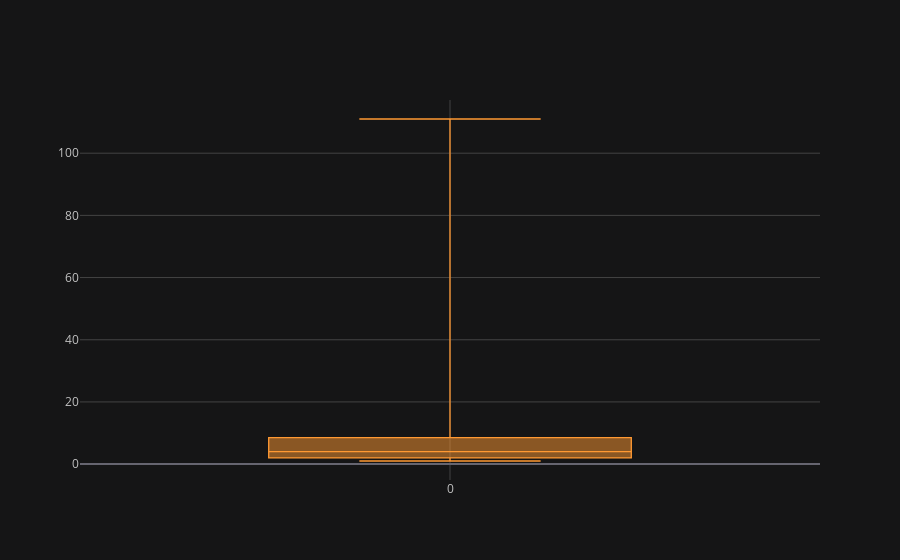

This figure's notebook cell:
### Code cell
df1 = pd.DataFrame([1,2,1,2,4,5,8,10,11,2,1,3,4,5,2,110,111])
df1.iplot(kind='box')

### Figure 1 — Plotly figure (JSON) as saved in the notebook; plotly's stock layout.template omitted (floating-point values rounded to 4 significant figures)
{"data": [{"boxpoints": false, "line": {"width": 1.3}, "marker": {"color": "rgba(255, 153, 51, 1.0)"}, "name": "0", "orientation": "v", "type": "box", "y": [1, 2, 1, 2, 4, 5, 8, 10, 11, 2, 1, 3, 4, 5, 2, 110, 111]}], "layout": {"legend": {"bgcolor": "#151516", "font": {"color": "#D9D9D9"}}, "paper_bgcolor": "#151516", "plot_bgcolor": "#151516", "title": {"font": {"color": "#D9D9D9"}}, "xaxis": {"gridcolor": "#434343", "showgrid": true, "tickfont": {"color": "#C2C2C2"}, "title": {"font": {"color": "#D9D9D9"}, "text": ""}, "zerolinecolor": "#666570"}, "yaxis": {"gridcolor": "#434343", "showgrid": true, "tickfont": {"color": "#C2C2C2"}, "title": {"font": {"color": "#D9D9D9"}, "text": ""}, "zerolinecolor": "#666570"}}}
